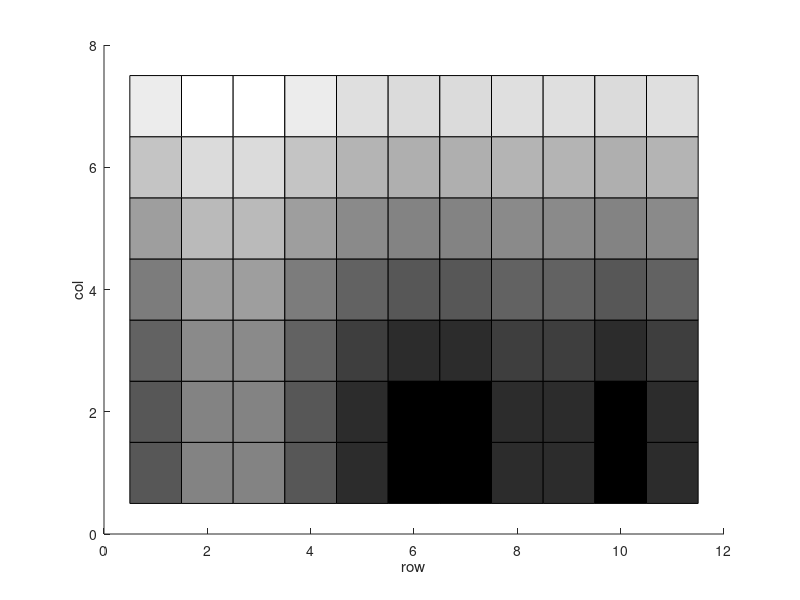

Source code (MATLAB): (Note: this script raises an error after producing the figure.)
%% draw SDT 
load('DT_example.mat')
c_set = size(DT,2);
r_set = size(DT,1);
max_DT = max(max(DT));

[ys,xs] = meshgrid(1:c_set,1:r_set);
figure
hold on 
xlabel('row')
ylabel('col')

for r = 1:r_set
    for c = 1: c_set
        
        x1 = xs(r,c)-0.5;
        y1 = ys(r,c)-0.5;
        x2 = xs(r,c) + 0.5;
        y2 = ys(r,c) + 0.5;
        
        intensity = DT(r,c) / max_DT;        
        patch([x1 x1 x2 x2],[y1 y2 y2 y1],intensity*ones(1,3))
    end
    
end


for i = 1:length(boundary_rc)
    plot(boundary_rc(i,1),boundary_rc(i,2),'rs','MarkerSize',4);    
end


%% 

N_rect = 5;
r_max_stride = 5;
c_max_stride = 5;
stride_res = 1;
rects=rectDiv(DT,N_rect,r_max_stride,c_max_stride,stride_res);


r_set =size(DT,1);
c_set= size(DT,2);




%% division box 
hold on 
for i = 1:length(rects)
    
    
        x1 = rects{i}.lower(1);
        y1 = rects{i}.lower(2);
        x2 = rects{i}.upper(1);
        y2 = rects{i}.upper(2);
                
        patch([x1 x1 x2 x2],[y1 y2 y2 y1],ones(1,3),'FaceAlpha',0.1,'EdgeColor','r','LineWidth',3)
    
end